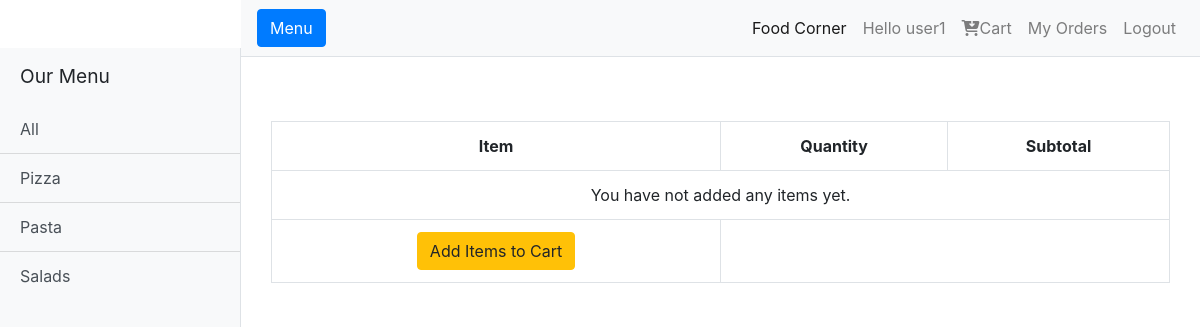
Page /show_cart/ (signed in) on the committed database.
### menu/models.py (models this page shows)
class Category(models.Model):
    category_name = models.CharField(max_length=50)

### order/views.py (the view)
# urls.py: path("show_cart/", views.show_cart, name="show_cart"),
def show_cart(request):
    context = get_cart_details(request)
    return render(request, 'order/cart.html', context)

### order/context_processor.py (called while the page is built)
def get_category_to_context(request):
    category = Category.objects.all()
    return({'category':category})

### order/views.py (called while the page is built)
def get_cart_details(request):
    cart_items =  Cart.objects.filter(status='Initiated', user=request.user).all()
    total = 0.0
    for item in cart_items:
        total += float(item.total)
    total = round(total,4)
    cart = {
        'cart_items':cart_items,
        'order_total': total
    }
    return cart

### order/templates/order/cart.html (shortened to what this page needs)
{% extends 'order/layout.html' %}
{% block content %}
<div class="container pt-5 mt-3">
    <table class="table table-hover table-bordered text-center" id="cart_table">
        <tr class="text-center">
            <th>Item</th>
            <th>Quantity</th>
            <th>Subtotal</th>
        </tr>
        {% for item in cart_items %}
            <tr>
                <td>
                    {{ item.item_name }}   ${{ item.price}}
                    <span class="float-right">
                        <a href="{% url 'delete' item.id %}" data-balloon="Remove this item from cart"
                            class="text-danger" onclick="return confirm_delete();">
                            <i class="fas fa-trash"></i>
                        </a>
                    </span>
                </td>
                <td>{{ item.quantity }}</td>
                <td>{{ item.total }}</td>
            </tr>
        {% empty %}
            <tr>
                <td colspan="3"> You have not added any items yet.</td>
            </tr>
        {% endfor %}
        <tr>
            <td colspan="1">
                <a href="{% url 'menu' 0 %}" class="btn btn-warning pull-left">
                {% if cart_items %}Continue Shopping{% else %}Add Items to Cart {% endif %}
                </a>
            </td>
            <td colspan="2">
            </td>
        </tr>
    </table>
</div>
{% endblock %}

### order/templates/order/layout.html (shortened to what this page needs)
{% load static %}
<!DOCTYPE html>
<html lang="en">
<head>
  <link href="../../static/vendor/bootstrap/css/bootstrap.min.css" rel="stylesheet">
  <link href="../../static/css/simple-sidebar.css" rel="stylesheet">
  <link href="../../static/css/main.css" rel="stylesheet">
</head>
<body>
  <div class="d-flex" id="wrapper">
    <div class="bg-light border-right mt-5" id="sidebar-wrapper">
      <div class="sidebar-heading">Our Menu </div>
      <div class="list-group list-group-flush">
        <a href="{% url 'menu' 0 %}" class="list-group-item list-group-item-action bg-light">All</a>
        {% for item in category %}
        <a href="{% url 'menu'  item.id %}" class="list-group-item list-group-item-action bg-light">{{item.category_name}}</a>
        {% endfor %}
      </div>
    </div>
    <div id="page-content-wrapper">
      <nav class="navbar navbar-expand-lg navbar-light bg-light border-bottom">
        <button class="btn btn-primary" id="menu-toggle">Menu</button>
        <div class="collapse navbar-collapse" id="navbarSupportedContent">
          <ul class="navbar-nav ml-auto mt-2 mt-lg-0">
            <li class="nav-item active">
              <a class="nav-link" href="{% url 'home' %}">Food Corner <span class="sr-only">(current)</span></a>
            </li>
            {% if user.is_authenticated %}
              <li class="nav-item">
                <a href="#" class="nav-link"> Hello {{request.user.username}}</a>
              </li>
            <li class="nav-item">
              <a class="nav-link" href="{% url 'show_cart' %}"><i class="fas fa-cart-arrow-down"></i>Cart</a>
            </li>
            <li class="nav-item">
              <a class="nav-link" href="{% url 'profile' %}">My Orders</a>
            </li>
            <li class="nav-item">
              <a class="nav-link" href="{% url 'logout' %}">Logout</a>
            </li>
            {% endif %}
          </ul>
        </div>
      </nav>
      <div class="container-fluid">
        {% block content %}
        {% endblock %}
    </div>
  </div>
</body>
</html>

### order/static/css/simple-sidebar.css (style rules this page uses)
#wrapper { overflow-x: hidden; }
#sidebar-wrapper { min-height: 100vh; margin-left: -15rem; -webkit-transition: margin .25s ease-out; -moz-transition: margin .25s ease-out; -o-transition: margin .25s ease-out; transition: margin .25s ease-out; }
#sidebar-wrapper .sidebar-heading { padding: 0.875rem 1.25rem; font-size: 1.2rem; }
#sidebar-wrapper .list-group { width: 15rem; }
#page-content-wrapper { min-width: 100vw; }
@media (min-width: 768px) { #sidebar-wrapper { margin-left: 0; } }
@media (min-width: 768px) { #page-content-wrapper { min-width: 0; width: 100%; } }

### rows in the picture
Category: category_name "Pizza"
Category: category_name "Pasta"
Category: category_name "Salads"

### other values in the picture
{{ request.user.username }} "user1"
